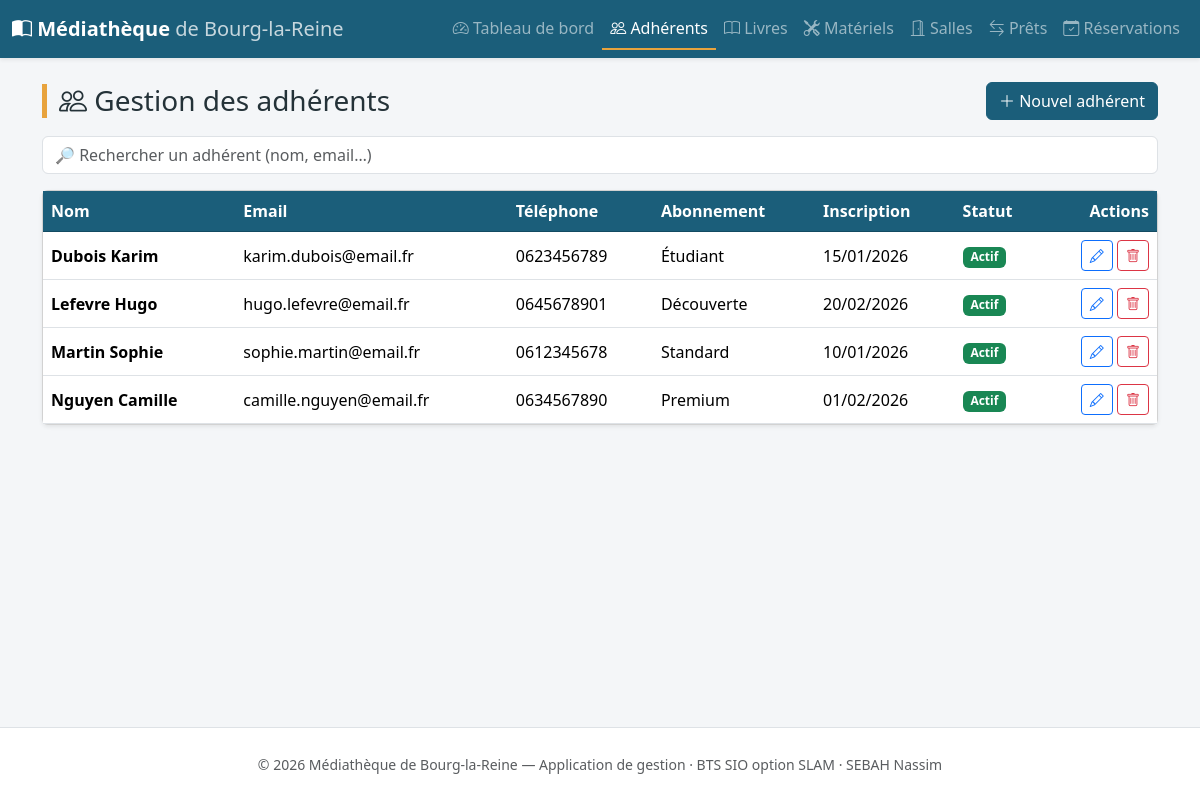
Page /public/index.php?ctrl=adherent&action=index on the committed database.
### tables this page shows
CREATE TABLE adherent (
    id                  INT AUTO_INCREMENT PRIMARY KEY,
    nom                 VARCHAR(60)  NOT NULL,
    prenom              VARCHAR(60)  NOT NULL,
    email               VARCHAR(120) NOT NULL UNIQUE,
    telephone           VARCHAR(20),
    adresse             VARCHAR(180),
    abonnement_id       INT,
    date_inscription    DATE         NOT NULL,
    date_fin_abonnement DATE,
    actif               TINYINT(1)   NOT NULL DEFAULT 1,
    CONSTRAINT fk_adherent_abonnement
        FOREIGN KEY (abonnement_id) REFERENCES abonnement(id) ON DELETE SET NULL
);

CREATE TABLE abonnement (
    id             INT AUTO_INCREMENT PRIMARY KEY,
    libelle        VARCHAR(60)  NOT NULL,
    tarif          DECIMAL(6,2) NOT NULL DEFAULT 0,
    duree_mois     INT          NOT NULL DEFAULT 12,
    quota_emprunts INT          NOT NULL DEFAULT 5
);

### app/core/Controller.php (called while the page is built, shortened)
<?php
abstract class Controller
{
    protected function view(string $view, array $data = []): void
    {
        extract($data);
        $viewFile = dirname(__DIR__) . '/views/' . $view . '.php';
        require dirname(__DIR__) . '/views/layouts/header.php';
        require $viewFile;
        require dirname(__DIR__) . '/views/layouts/footer.php';
    }
}

### app/controllers/AdherentController.php (called while the page is built, shortened)
<?php
class AdherentController extends Controller
{
    public function index($id = null): void
    {
        $this->view('adherent/index', [
            'titre'     => 'Gestion des adhérents',
            'adherents' => $this->model('Adherent')->allWithAbonnement(),
        ]);
    }
}

### public/index.php (called while the page is built, shortened)
<?php
require ROOT . '/app/core/helpers.php';
require ROOT . '/app/core/Controller.php';
$action = preg_replace('/[^a-zA-Z]/', '', $_GET['action'] ?? 'index');
$id     = isset($_GET['id']) ? (int) $_GET['id'] : null;
$controller = new $controllerClass();
$controller->$action($id);

### app/core/helpers.php (called while the page is built, shortened)
<?php
function url(string $ctrl = 'home', string $action = 'index', array $params = []): string
{
    $query = array_merge(['ctrl' => $ctrl, 'action' => $action], $params);
    return BASE_URL . '?' . http_build_query($query);
}
function e(?string $value): string
{
    return htmlspecialchars($value ?? '', ENT_QUOTES, 'UTF-8');
}
function dateFr(?string $date): string
{
    $ts = strtotime($date);
    return $ts ? date('d/m/Y', $ts) : e($date);
}

### app/models/Adherent.php (called while the page is built, shortened)
<?php
class Adherent extends Model
{
    public function allWithAbonnement(): array
    {
        $sql = "SELECT a.*, ab.libelle AS abonnement_libelle
                FROM adherent a
                LEFT JOIN abonnement ab ON a.abonnement_id = ab.id
                ORDER BY a.nom, a.prenom";
        return $this->db->query($sql)->fetchAll();
    }
}

### app/views/adherent/index.php (the view)
<div class="d-flex justify-content-between align-items-center mb-3 flex-wrap gap-2">
    <h1 class="h3 page-title mb-0"><i class="bi bi-people"></i> Gestion des adhérents</h1>
    <a href="<?= url('adherent', 'form') ?>" class="btn btn-mediatheque">
        <i class="bi bi-plus-lg"></i> Nouvel adhérent
    </a>
</div>
<input type="search" class="form-control mb-3" data-filter="#tbl-adherents"
       placeholder="🔎 Rechercher un adhérent (nom, email…)">
<div class="card shadow-sm">
    <div class="table-responsive">
        <table class="table table-hover align-middle mb-0" id="tbl-adherents">
            <thead>
                <tr>
                    <th>Nom</th><th>Email</th><th>Téléphone</th>
                    <th>Abonnement</th><th>Inscription</th><th>Statut</th>
                    <th class="text-end">Actions</th>
                </tr>
            </thead>
            <tbody>
                <?php if (empty($adherents)): ?>
                    <tr><td colspan="7" class="text-center text-muted py-4">Aucun adhérent enregistré.</td></tr>
                <?php else: foreach ($adherents as $a): ?>
                    <tr>
                        <td class="fw-semibold"><?= e($a['nom']) ?> <?= e($a['prenom']) ?></td>
                        <td><?= e($a['email']) ?></td>
                        <td><?= e($a['telephone']) ?: '—' ?></td>
                        <td><?= e($a['abonnement_libelle'] ?? '') ?: '—' ?></td>
                        <td><?= dateFr($a['date_inscription']) ?></td>
                        <td>
                            <?php if ($a['actif']): ?>
                                <span class="badge text-bg-success">Actif</span>
                            <?php else: ?>
                                <span class="badge text-bg-secondary">Inactif</span>
                            <?php endif; ?>
                        </td>
                        <td class="text-end text-nowrap">
                            <a href="<?= url('adherent', 'form', ['id' => $a['id']]) ?>"
                               class="btn btn-sm btn-outline-primary" title="Modifier"><i class="bi bi-pencil"></i></a>
                            <a href="<?= url('adherent', 'delete', ['id' => $a['id']]) ?>"
                               class="btn btn-sm btn-outline-danger" title="Supprimer"
                               data-confirm="Supprimer définitivement cet adhérent ?"><i class="bi bi-trash"></i></a>
                        </td>
                    </tr>
                <?php endforeach; endif; ?>
            </tbody>
        </table>
    </div>
</div>

### public/css/style.css (style rules this page uses)
:root { --mediatheque: #1b5e7a; --mediatheque-dark: #134b62; --mediatheque-accent: #e8a33d; }
html, body { min-height: 100%; }
body { display: flex; flex-direction: column; min-height: 100vh; background-color: #f4f6f8; font-family: "Segoe UI", system-ui, -apple-system, sans-serif; color: #243238; }
.table thead th { background-color: var(--mediatheque); color: #fff; border-color: var(--mediatheque-dark); white-space: nowrap; }
.btn-mediatheque { background-color: var(--mediatheque); border-color: var(--mediatheque); color: #fff; }
.page-title { border-left: 5px solid var(--mediatheque-accent); padding-left: .75rem; }

### rows in the picture
adherent: nom "Dubois", prenom "Karim", email "karim.dubois@email.fr", telephone "0623456789", abonnement.libelle "Étudiant", date_inscription "15/01/2026", actif "Actif"
adherent: nom "Lefevre", prenom "Hugo", email "hugo.lefevre@email.fr", telephone "0645678901", abonnement.libelle "Découverte", date_inscription "20/02/2026", actif "Actif"
adherent: nom "Martin", prenom "Sophie", email "sophie.martin@email.fr", telephone "0612345678", abonnement.libelle "Standard", date_inscription "10/01/2026", actif "Actif"
adherent: nom "Nguyen", prenom "Camille", email "camille.nguyen@email.fr", telephone "0634567890", abonnement.libelle "Premium", date_inscription "01/02/2026", actif "Actif"

### other values in the picture
$label "Tableau de bord"
$label "Adhérents"
$label "Livres"
$label "Matériels"
$label "Salles"
$label "Prêts"
$label "Réservations"
